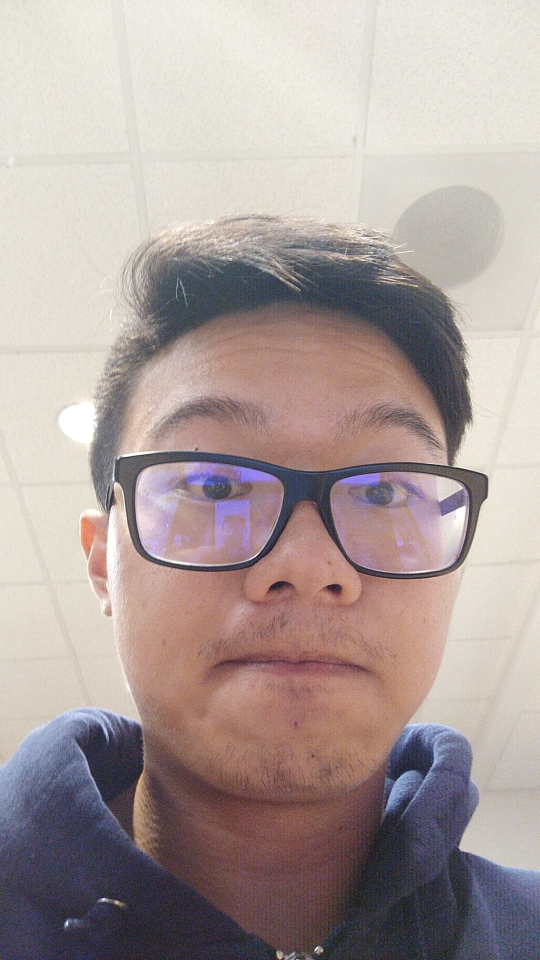
#> input picture Faces/Snapchat-840812430.jpg, 1080 x 1920 px (shown at 1/2 size)
$ python Face_Array.py
#> lines starting #> are read from the running program, lines starting #| are printed output that depends on the picture
#!/usr/bin/python
'''
Takes a single photo and returns the matrix value of it
'''
import cv2
import numpy as np
import os

face_cascade = cv2.CascadeClassifier('haarcascade_frontalface_default.xml')
print(type(face_cascade))

def read_face(face_file: str)-> [[int]]:
    """takes a filename containing a photo and returns its array of
    grayscale values"""
#> called with face_file = 'Faces/Snapchat-840812430.jpg'
    img = cv2.imread(face_file) #load image
#> img is the input picture: shape (1920, 1080, 3); mean B, G, R 155.5, 158.3, 172.1
    resized_image = cv2.resize(img, (450, 800))
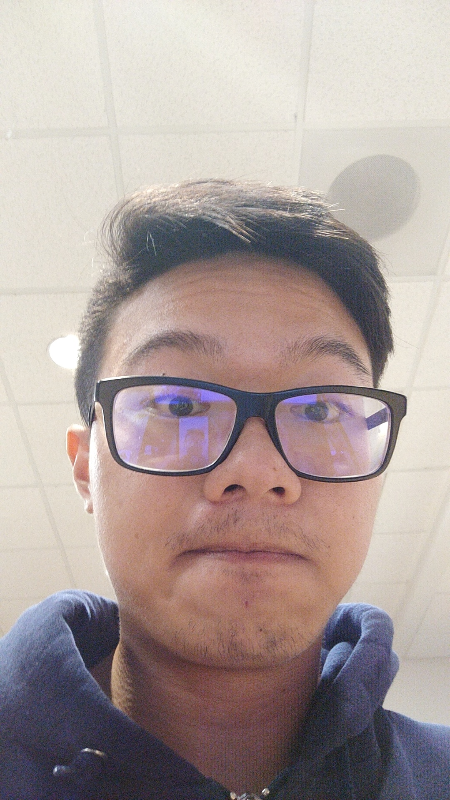
#> resized_image: shape (800, 450, 3); mean B, G, R 155.4, 158.2, 172
    gray = cv2.cvtColor(resized_image, cv2.COLOR_BGR2GRAY) #grayscale image
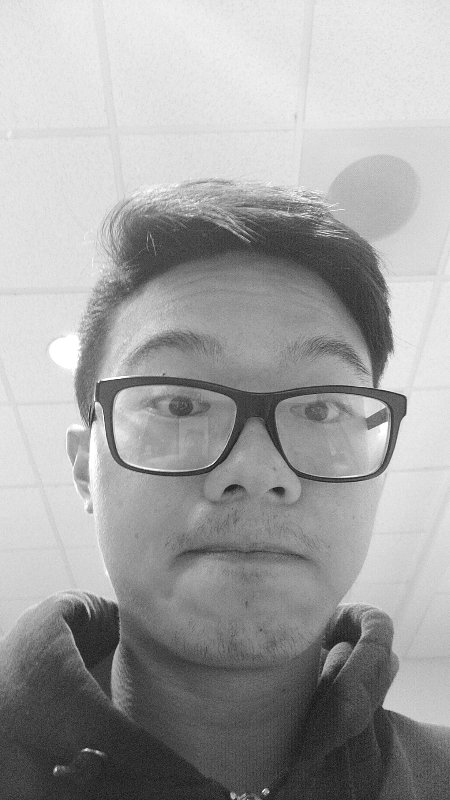
#> gray: shape (800, 450); min 16, max 255, mean 162
    faces = face_cascade.detectMultiScale(gray, 1.3, 5) #finding face, returns rectangles
#> faces = ()
    if faces != ():

        f = faces[0]
        x, y, w, h = f
        cropped = resized_image[y:y+h, x:x+w]
    # [8 lines of commented-out code are left out]

        return cropped
    else:
        return ()

if __name__ == "__main__":
    face_list = ["Faces/Snapchat-840812430.jpg", "Faces/Snapchat-1025800267.jpg", "Faces/Snapchat-1068462290.jpg", "Faces/Snapchat-145761425.jpg", "Faces/Snapchat-1681206859.jpg", "Faces/Snapchat-78818167.jpg"]

    #if Cropped_images folder is not created yet, create it
    if not os.path.exists("Faces/Cropped_Images"):
        os.makedirs("Faces/Cropped_Images")

    for i in range(len(face_list)):
        print(i)
        crop = read_face(face_list[i])

        #check if a face was detected and only write if it was
        if crop != ():
            cv2.imwrite("Faces/Cropped_Images/{}.png".format(i), crop)
#> pass 2 of the loop `for i in range(len(face_list)):`:
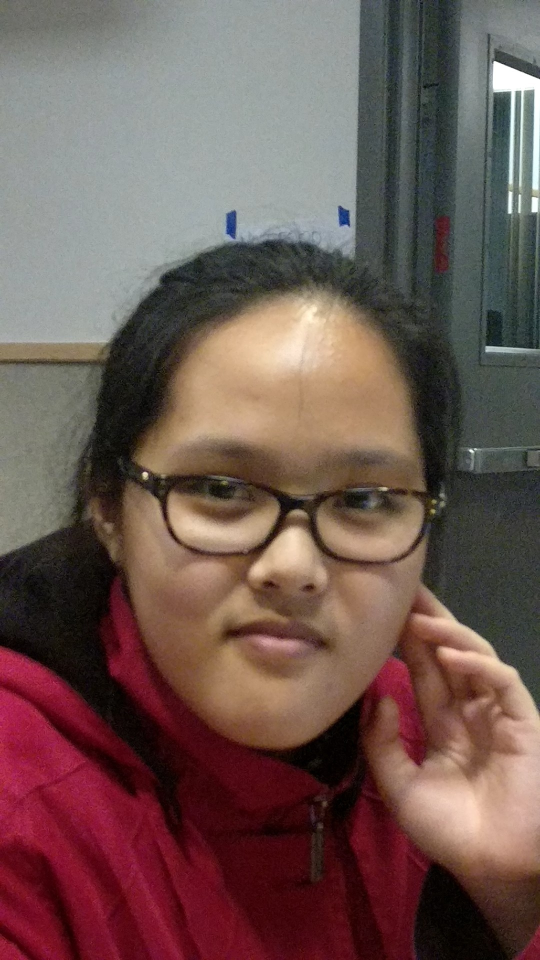
#> input picture Faces/Snapchat-1025800267.jpg, 1080 x 1920 px (shown at 1/2 size)
#> in read_face, img is the input picture: shape (1920, 1080, 3); mean B, G, R 82.8, 88.1, 111.2
#> in read_face (call 2), `resized_image = cv2.resize(img, (450, 800))`:
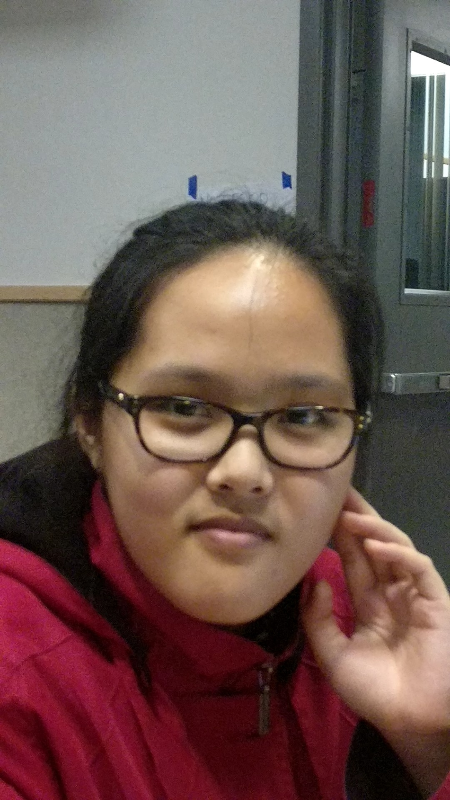
#> resized_image: shape (800, 450, 3); mean B, G, R 82.7, 88, 111.1
#> in read_face (call 2), `gray = cv2.cvtColor(resized_image, cv2.COLOR_BGR2GRAY)`:
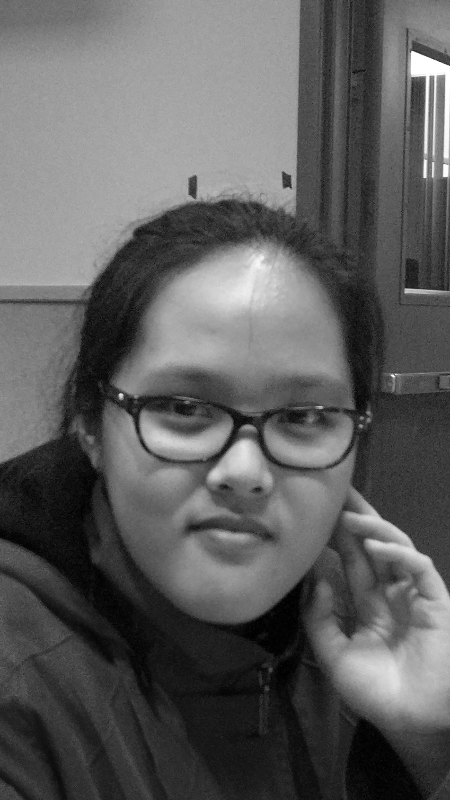
#> gray: shape (800, 450); min 0, max 255, mean 94.3
#> faces = [[67, 285, 331, 331]]
#> (the run stopped early here; a loop or call above may not have finished)
